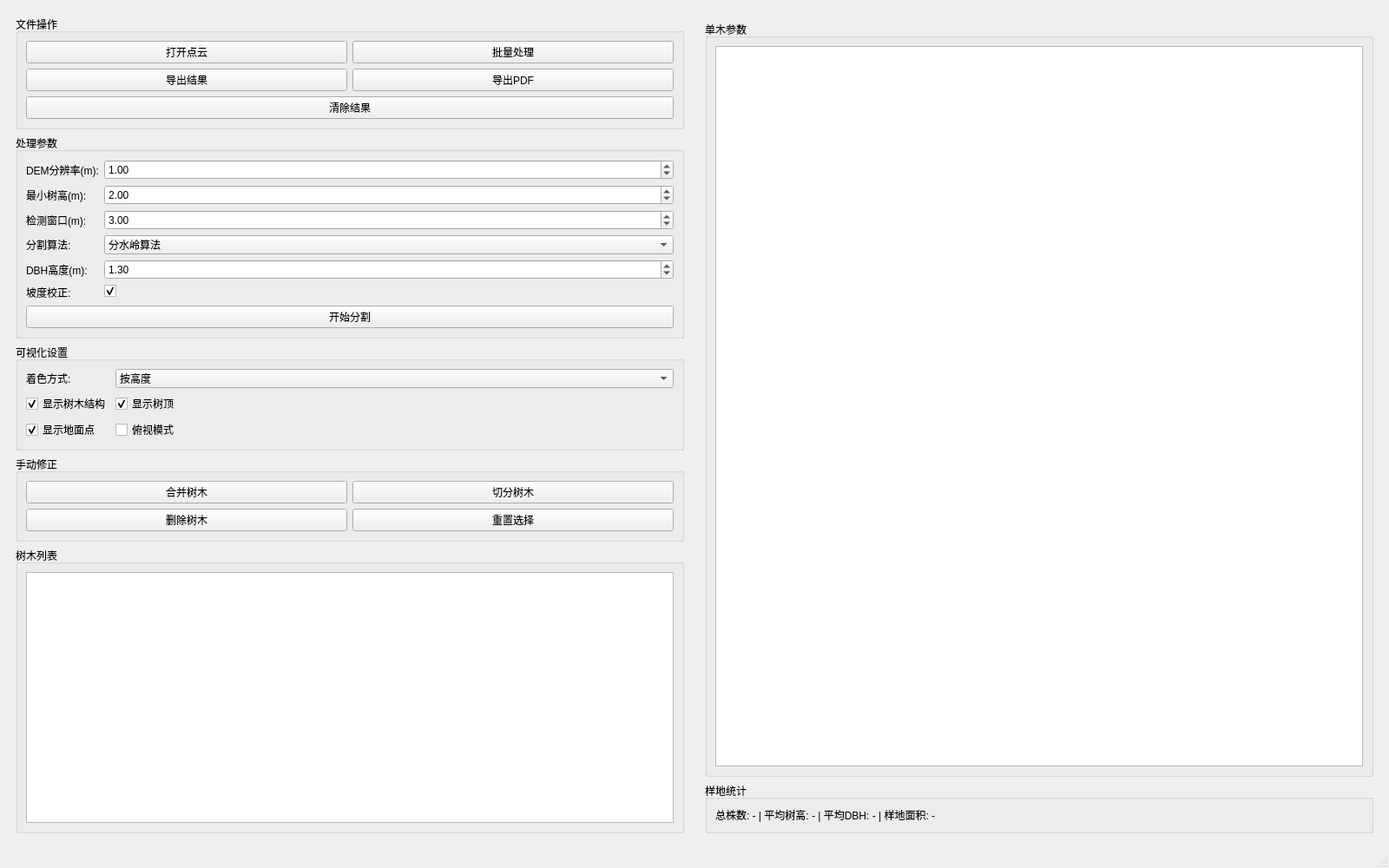
<?xml version="1.0" encoding="UTF-8"?>
<ui version="4.0">
 <class>MainWindowClass</class>
 <widget class="QMainWindow" name="MainWindowClass">
  <property name="geometry">
   <rect>
    <x>0</x>
    <y>0</y>
    <width>1600</width>
    <height>1000</height>
   </rect>
  </property>
  <property name="windowTitle">
   <string>三维点云单木分割测量系统 - TreeLidar 3D</string>
  </property>
  <widget class="QWidget" name="centralWidget">
   <layout class="QHBoxLayout" name="mainLayout">
    <item>
     <widget class="QWidget" name="leftPanel">
      <property name="minimumWidth">
       <number>320</number>
      </property>
      <property name="maximumWidth">
       <number>380</number>
      </property>
      <layout class="QVBoxLayout" name="leftLayout">
       <item>
        <widget class="QGroupBox" name="fileGroup">
         <property name="title">
          <string>文件操作</string>
         </property>
         <layout class="QGridLayout" name="fileLayout">
          <item row="0" column="0">
           <widget class="QPushButton" name="btnOpen">
            <property name="text">
             <string>打开点云</string>
            </property>
           </widget>
          </item>
          <item row="0" column="1">
           <widget class="QPushButton" name="btnBatch">
            <property name="text">
             <string>批量处理</string>
            </property>
           </widget>
          </item>
          <item row="1" column="0">
           <widget class="QPushButton" name="btnExport">
            <property name="text">
             <string>导出结果</string>
            </property>
           </widget>
          </item>
          <item row="1" column="1">
           <widget class="QPushButton" name="btnPDF">
            <property name="text">
             <string>导出PDF</string>
            </property>
           </widget>
          </item>
          <item row="2" column="0" colspan="2">
           <widget class="QPushButton" name="btnClear">
            <property name="text">
             <string>清除结果</string>
            </property>
           </widget>
          </item>
         </layout>
        </widget>
       </item>
       <item>
        <widget class="QGroupBox" name="paramsGroup">
         <property name="title">
          <string>处理参数</string>
         </property>
         <layout class="QFormLayout" name="paramsLayout">
          <item row="0" column="0">
           <widget class="QLabel" name="labelDemRes">
            <property name="text">
             <string>DEM分辨率(m):</string>
            </property>
           </widget>
          </item>
          <item row="0" column="1">
           <widget class="QDoubleSpinBox" name="spinDemRes">
            <property name="value">
             <double>1.000000000000000</double>
            </property>
            <property name="singleStep">
             <double>0.100000000000000</double>
            </property>
            <property name="minimum">
             <double>0.100000000000000</double>
            </property>
           </widget>
          </item>
          <item row="1" column="0">
           <widget class="QLabel" name="labelMinHeight">
            <property name="text">
             <string>最小树高(m):</string>
            </property>
           </widget>
          </item>
          <item row="1" column="1">
           <widget class="QDoubleSpinBox" name="spinMinHeight">
            <property name="value">
             <double>2.000000000000000</double>
            </property>
            <property name="singleStep">
             <double>0.500000000000000</double>
            </property>
            <property name="minimum">
             <double>0.500000000000000</double>
            </property>
           </widget>
          </item>
          <item row="2" column="0">
           <widget class="QLabel" name="labelWindow">
            <property name="text">
             <string>检测窗口(m):</string>
            </property>
           </widget>
          </item>
          <item row="2" column="1">
           <widget class="QDoubleSpinBox" name="spinWindow">
            <property name="value">
             <double>3.000000000000000</double>
            </property>
            <property name="singleStep">
             <double>0.500000000000000</double>
            </property>
            <property name="minimum">
             <double>1.000000000000000</double>
            </property>
           </widget>
          </item>
          <item row="3" column="0">
           <widget class="QLabel" name="labelAlgorithm">
            <property name="text">
             <string>分割算法:</string>
            </property>
           </widget>
          </item>
          <item row="3" column="1">
           <widget class="QComboBox" name="comboAlgorithm">
            <item>
             <property name="text">
              <string>分水岭算法</string>
             </property>
            </item>
            <item>
             <property name="text">
              <string>区域生长</string>
             </property>
            </item>
           </widget>
          </item>
          <item row="4" column="0">
           <widget class="QLabel" name="labelDBHHeight">
            <property name="text">
             <string>DBH高度(m):</string>
            </property>
           </widget>
          </item>
          <item row="4" column="1">
           <widget class="QDoubleSpinBox" name="spinDBHHeight">
            <property name="value">
             <double>1.300000000000000</double>
            </property>
            <property name="singleStep">
             <double>0.100000000000000</double>
            </property>
           </widget>
          </item>
          <item row="5" column="0">
           <widget class="QLabel" name="labelSlopeCorrect">
            <property name="text">
             <string>坡度校正:</string>
            </property>
           </widget>
          </item>
          <item row="5" column="1">
           <widget class="QCheckBox" name="checkSlopeCorrect">
            <property name="checked">
             <bool>true</bool>
            </property>
           </widget>
          </item>
          <item row="6" column="0" colspan="2">
           <widget class="QPushButton" name="btnRun">
            <property name="text">
             <string>开始分割</string>
            </property>
           </widget>
          </item>
         </layout>
        </widget>
       </item>
       <item>
        <widget class="QGroupBox" name="visualGroup">
         <property name="title">
          <string>可视化设置</string>
         </property>
         <layout class="QFormLayout" name="visualLayout">
          <item row="0" column="0">
           <widget class="QLabel" name="labelColorMode">
            <property name="text">
             <string>着色方式:</string>
            </property>
           </widget>
          </item>
          <item row="0" column="1">
           <widget class="QComboBox" name="comboColorMode">
            <item>
             <property name="text">
              <string>按高度</string>
             </property>
            </item>
            <item>
             <property name="text">
              <string>按树ID</string>
             </property>
            </item>
            <item>
             <property name="text">
              <string>按分类标签</string>
             </property>
            </item>
            <item>
             <property name="text">
              <string>按强度</string>
             </property>
            </item>
           </widget>
          </item>
          <item row="1" column="0">
           <widget class="QCheckBox" name="checkShowTrees">
            <property name="text">
             <string>显示树木结构</string>
            </property>
            <property name="checked">
             <bool>true</bool>
            </property>
           </widget>
          </item>
          <item row="1" column="1">
           <widget class="QCheckBox" name="checkShowTreetops">
            <property name="text">
             <string>显示树顶</string>
            </property>
            <property name="checked">
             <bool>true</bool>
            </property>
           </widget>
          </item>
          <item row="2" column="0">
           <widget class="QCheckBox" name="checkShowGround">
            <property name="text">
             <string>显示地面点</string>
            </property>
            <property name="checked">
             <bool>true</bool>
            </property>
           </widget>
          </item>
          <item row="2" column="1">
           <widget class="QCheckBox" name="checkTopView">
            <property name="text">
             <string>俯视模式</string>
            </property>
           </widget>
          </item>
         </layout>
        </widget>
       </item>
       <item>
        <widget class="QGroupBox" name="editGroup">
         <property name="title">
          <string>手动修正</string>
         </property>
         <layout class="QGridLayout" name="editLayout">
          <item row="0" column="0">
           <widget class="QPushButton" name="btnMerge">
            <property name="text">
             <string>合并树木</string>
            </property>
           </widget>
          </item>
          <item row="0" column="1">
           <widget class="QPushButton" name="btnSplit">
            <property name="text">
             <string>切分树木</string>
            </property>
           </widget>
          </item>
          <item row="1" column="0">
           <widget class="QPushButton" name="btnDelete">
            <property name="text">
             <string>删除树木</string>
            </property>
           </widget>
          </item>
          <item row="1" column="1">
           <widget class="QPushButton" name="btnResetPick">
            <property name="text">
             <string>重置选择</string>
            </property>
           </widget>
          </item>
         </layout>
        </widget>
       </item>
       <item>
        <widget class="QGroupBox" name="treeListGroup">
         <property name="title">
          <string>树木列表</string>
         </property>
         <layout class="QVBoxLayout" name="treeListLayout">
          <item>
           <widget class="QListWidget" name="listTrees"/>
          </item>
         </layout>
        </widget>
       </item>
      </layout>
     </widget>
    </item>
    <item>
     <widget class="QWidget" name="centerPanel">
      <layout class="QVBoxLayout" name="centerLayout">
       <item>
        <widget class="QWidget" name="vtkContainer" native="true">
         <layout class="QVBoxLayout" name="vtkLayout">
                  <property name="margin">
                   <number>0</number>
                  </property>
                 </layout>
        </widget>
       </item>
       <item>
        <widget class="QGroupBox" name="paramsTableGroup">
         <property name="title">
          <string>单木参数</string>
         </property>
         <layout class="QVBoxLayout" name="paramsTableLayout">
          <item>
           <widget class="QTableWidget" name="tableParams">
            <property name="maximumHeight">
             <number>250</number>
            </property>
           </widget>
          </item>
         </layout>
        </widget>
       </item>
       <item>
        <widget class="QGroupBox" name="statsGroup">
         <property name="title">
          <string>样地统计</string>
         </property>
         <layout class="QHBoxLayout" name="statsLayout">
          <item>
           <widget class="QLabel" name="labelStats">
            <property name="text">
             <string>总株数: - | 平均树高: - | 平均DBH: - | 样地面积: -</string>
            </property>
           </widget>
          </item>
         </layout>
        </widget>
       </item>
      </layout>
     </widget>
    </item>
   </layout>
  </widget>
  <widget class="QStatusBar" name="statusBar"/>
 </widget>
 <resources/>
 <connections/>
</ui>
